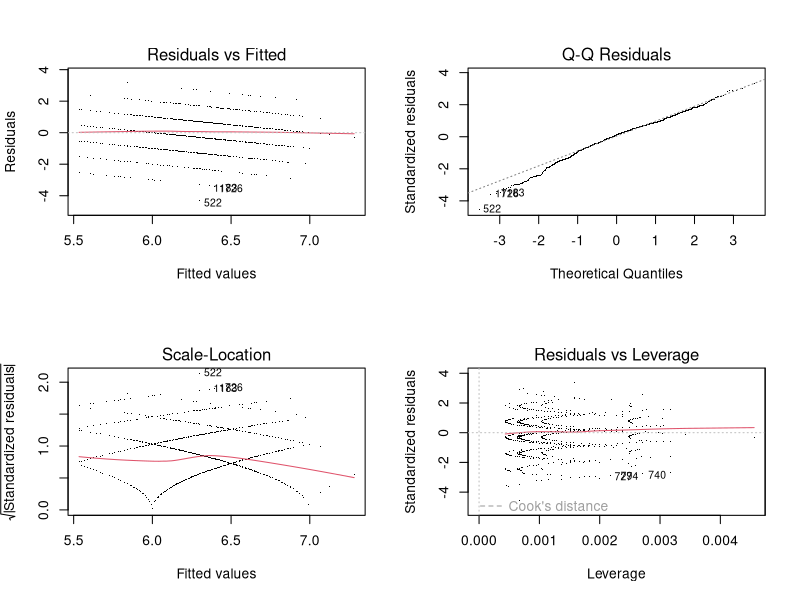

Source code (R):
## ---- chunk 1
library(lubridate)
library(dplyr)
library(stringr)
library(ggplot2)
## ---- chunk 2
widths<-c(-14, 8, -4, 4, -73, 5, -4, 4, -3, 4, -9, 6)
cnames<-c("Date", "AvgTemp", "High", "Low", "Prcp", "FRSHTT")
weather<-read.fwf("tempdata.txt",
                    widths=widths,
                    na.strings=c(999.9,9999.9),
                    skip=1, 
                    col.names=cnames)
weather$Date<-ymd(weather$Date)
weather<-weather[5:1242, ]
## ---- chunk 3
read.csv("iMoodJournal.csv", 
            stringsAsFactors=FALSE,
            fileEncoding="UTF-8-BOM") %>%
        select(c(1,5,214,7)) %>% 
        rename(Wellbutrin=wellbutrin) -> moods
moods$Date<-as.Date(moods$Date,"%B %d, %Y")
## ---- chunk 4
meds<- which(moods$Wellbutrin==1,arr.ind=TRUE)
meddates<- as.Date(moods$Date[meds])
dose<-integer(0)
for (i in 1:length(meds)){
    index<-meds[i]
    str<- moods$Comment[index]
    dose<-as.numeric(c(dose,str_extract(str,"[[:digit:]]+")))
}
dose[2]<-0
for (i in 0:(length(meds))){
    if(i==0){
        WellbutrinDose<-rep(0,(meds[1]-1))
    }else if (i==length(meds)) {
        n<-(length(moods$Wellbutrin) - meds[i]+1)
        WellbutrinDose<- c(WellbutrinDose, rep(dose[i], n ))
    }else{
        n<- meds[i+1] - meds[i]
        WellbutrinDose<- c(WellbutrinDose, rep(dose[i], n ))
    }
}
## ---- chunk 5
WellbutrinDose[1135:1189] <- 100
WellbutrinDose[1190:1243] <- 150
WellbutrinDose[1244:1430] <- 200
WellbutrinDose[1430:1484] <- 100
WellbutrinDose[1485:1541] <- 200
WellbutrinDose[1542:1562] <- 100
WellbutrinDose[1563:1574] <- 50
moods$Wellbutrin<-WellbutrinDose
## ---- chunk 6
merge(moods, weather, by="Date", all=TRUE) %>%
    select(Date, 
            Level, 
            High, 
            Wellbutrin, 
            Prcp, 
            Comment, 
            AvgTemp, 
            Low, 
            FRSHTT) -> data
## ---- chunk 7
head(data)
## ---- chunk 8
str(data)
## ---- chunk 9
summary(data)
## ---- chunk 10
model1 <- lm(Level~High,data)
model2 <- lm(Level~High+Prcp,data)
model3 <- lm(Level~High+Wellbutrin+Prcp,data)
model4 <- lm(Level~High+Wellbutrin,data) 
model5 <- lm(Level~Prcp+Wellbutrin,data)
model6 <- lm(Level~AvgTemp,data)
model7 <- lm(Level~AvgTemp+Prcp,data)
model8 <- lm(Level~AvgTemp+Wellbutrin+Prcp,data)
model9 <- lm(Level~AvgTemp+Wellbutrin,data) 
model10 <- lm(Level~Low,data)
model11 <- lm(Level~Low+Prcp,data)
model12 <- lm(Level~Low+Wellbutrin+Prcp,data)
model13 <- lm(Level~Low+Wellbutrin,data) 

## ---- chunk 11
summary(model1)
## ---- chunk 12
summary(model2)
## ---- chunk 13
summary(model3)
## ---- chunk 14
summary(model4)
## ---- chunk 15
summary(model5)
## ---- chunk 16
summary(model6)
## ---- chunk 17
summary(model7)
## ---- chunk 18
summary(model8)
## ---- chunk 19
summary(model9)
## ---- chunk 20
summary(model10)
## ---- chunk 21
summary(model11)
## ---- chunk 22
summary(model12)
## ---- chunk 23
summary(model13)
## ---- chunk 24
par(mfrow=c(2,2))
plot(model4, pch='.')
